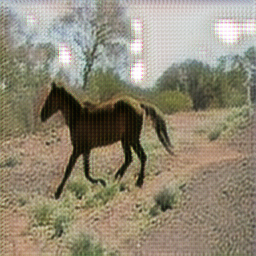
#> input picture horse2zebra/checkpoints/horse2zebra_cyclegan/web/images/epoch003_rec_A.png, 256 x 256 px; its folder holds 4 pictures in this run
$ python resize.py
#> lines starting #> are read from the running program, lines starting #| are printed output that depends on the picture

import glob
from PIL import Image

mgs_path = glob.glob('./booknoiseTrain2/web/images/*.png')

for path in mgs_path:

    img1 = Image.open(path)
#> img1 is the input picture: PIL image 256x256 RGB; mean R, G, B 144.8, 136.7, 117
    img1 = img1.resize((2137,3107))
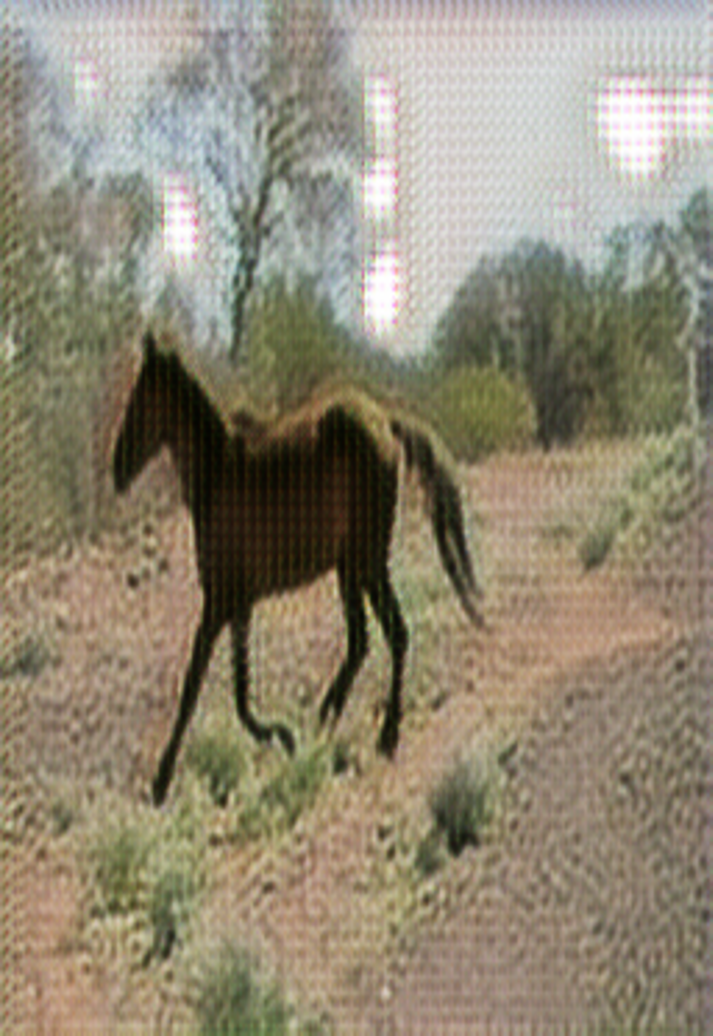
#> img1: PIL image 2137x3107 RGB (shown at 1/3 size); mean R, G, B 144.8, 136.7, 117

    print(path)

    img1.save("./booknoiseTrain2/web/images_resize/"+path.split('/')[-1])
#> pass 2 of the loop `for path in mgs_path:`:
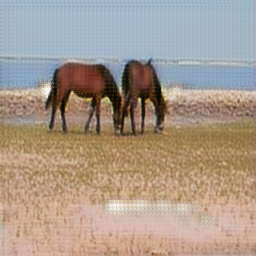
#> input picture horse2zebra/checkpoints/horse2zebra_cyclegan/web/images/epoch005_idt_B.png, 256 x 256 px
#> img1 is the input picture: PIL image 256x256 RGB; mean R, G, B 168.2, 153.3, 139.9
#> `img1 = img1.resize((2137,3107))`:
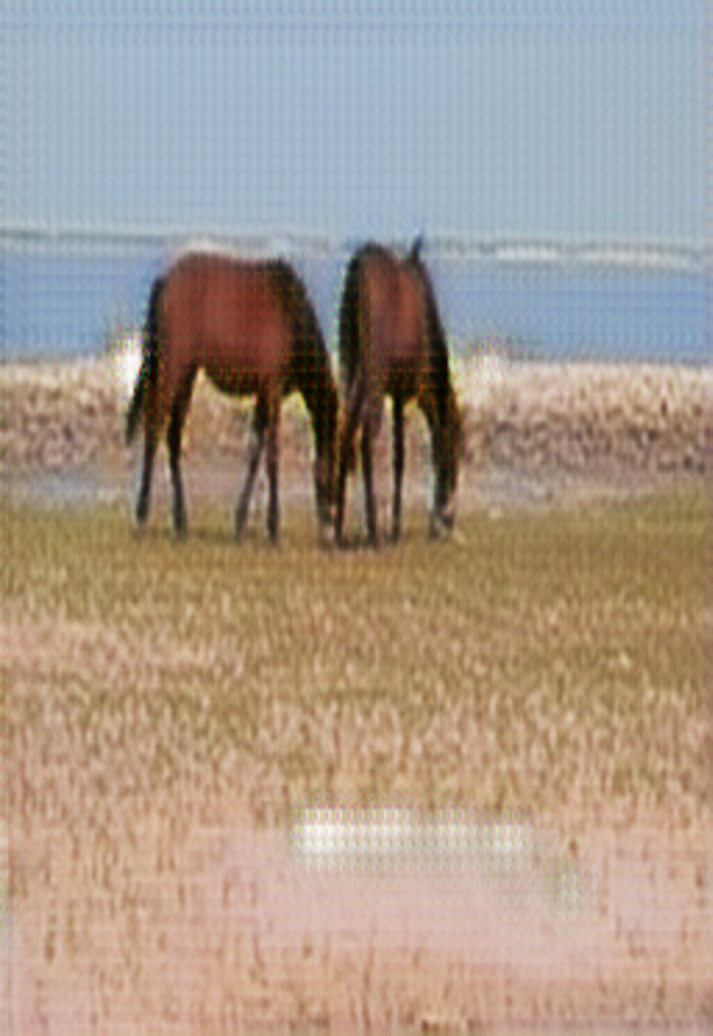
#> img1: PIL image 2137x3107 RGB (shown at 1/3 size); mean R, G, B 168.2, 153.4, 139.9
#> pass 3 of the loop `for path in mgs_path:`:
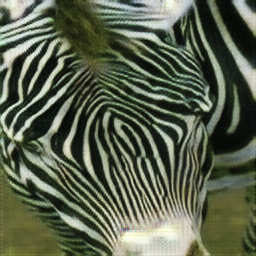
#> input picture horse2zebra/checkpoints/horse2zebra_cyclegan/web/images/epoch008_rec_B.png, 256 x 256 px
#> img1 is the input picture: PIL image 256x256 RGB; mean R, G, B 90.2, 97.7, 77.7
#> `img1 = img1.resize((2137,3107))`:
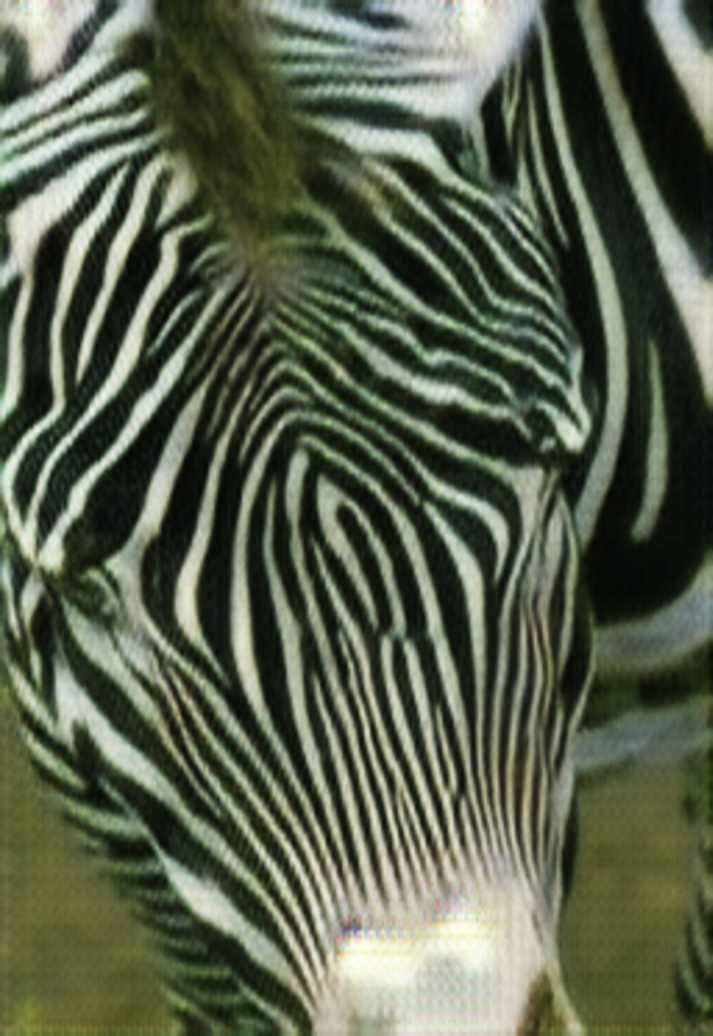
#> img1: PIL image 2137x3107 RGB (shown at 1/3 size); mean R, G, B 90.2, 97.7, 77.7
#> the loop made 4 passes; the first 3 are shown
